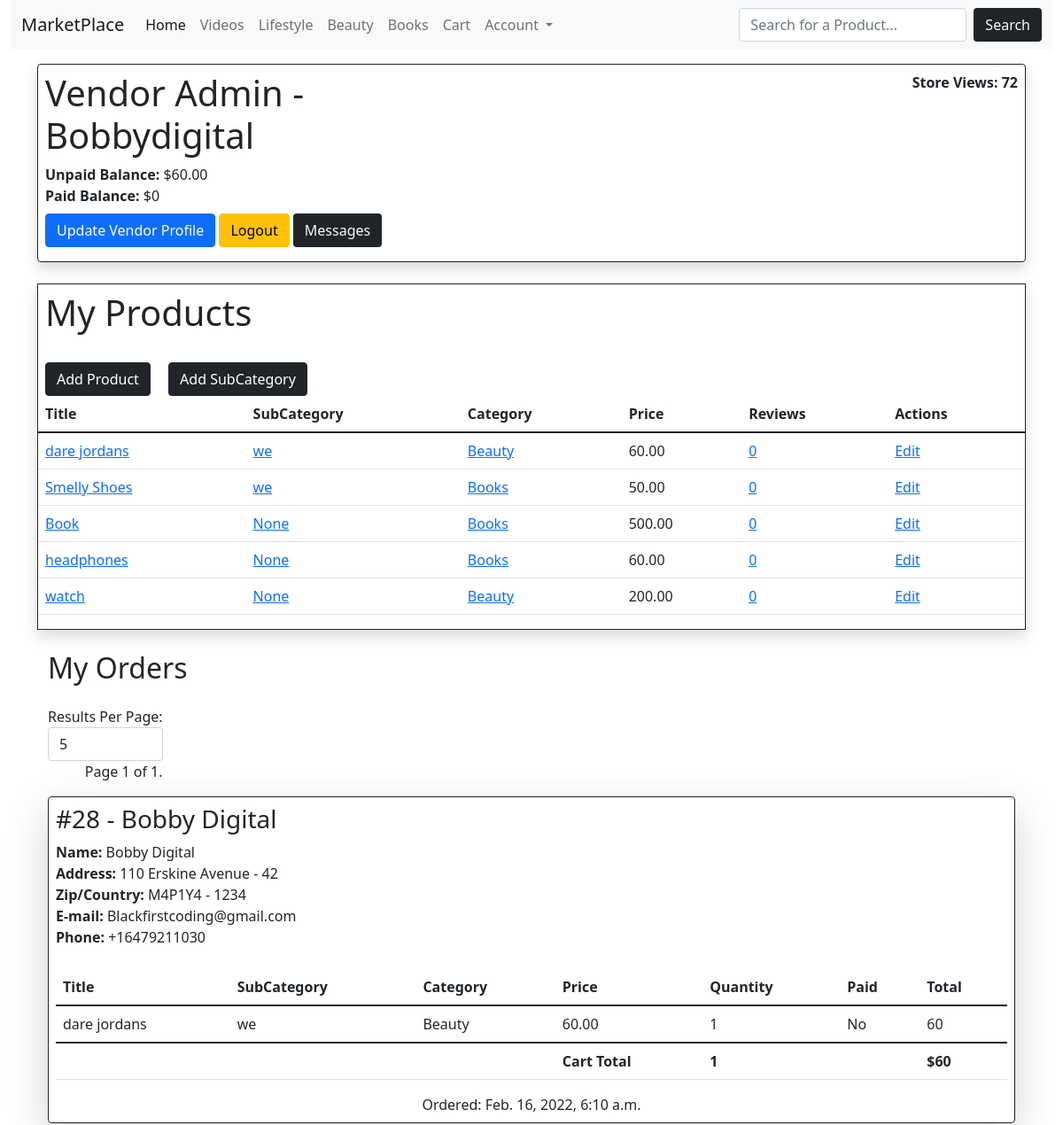
The page /vendors/admin/ (signed in, upper part) on the database as committed earlier.
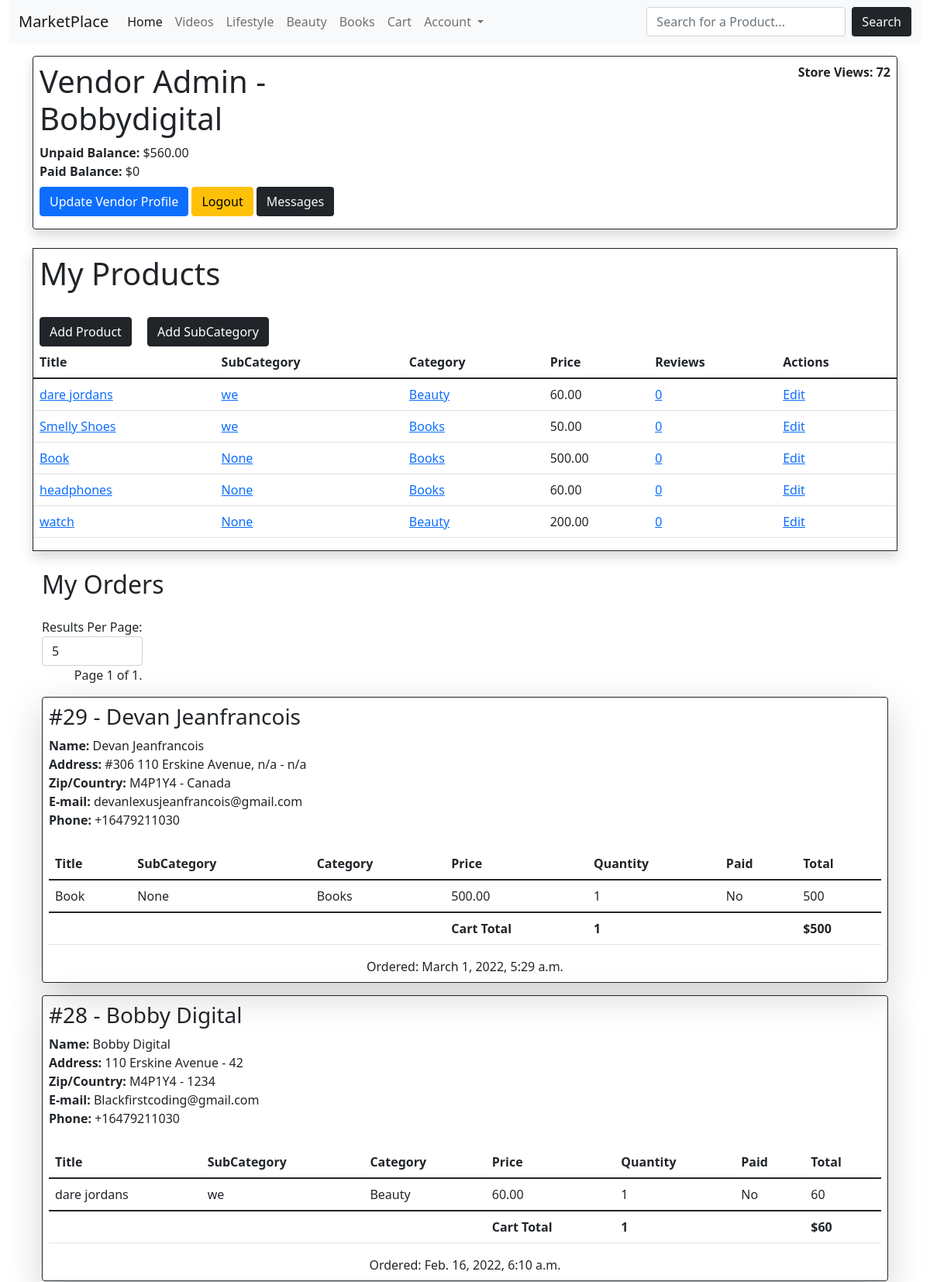
The same page on the database as committed later.
### product/models.py (models this page shows, shortened)
class Category(models.Model):
	title = models.CharField(max_length=255)
	slug = models.SlugField(max_length=255)
	ordering = models.IntegerField(default=0)
	class Meta:
		ordering = ['ordering']
	def __str__(self):
		return self.title

class Product(models.Model):
	category = models.ForeignKey(Category, related_name='products', on_delete=models.CASCADE,blank=True, null=True)
	subcategory = models.ForeignKey(SubCategory, related_name='products', on_delete=models.CASCADE,blank=True, null=True)
	vendor = models.ForeignKey(Vendor, related_name = 'products', on_delete=models.CASCADE)
	title = models.CharField(max_length=255)
	slug = models.SlugField(max_length=255)
	description = models.TextField(blank=True, null=True)
	price = models.DecimalField(max_digits=6, decimal_places=2)
	created = models.DateTimeField(auto_now=True, auto_now_add=False)
	date_added = models.DateTimeField(auto_now_add=True, auto_now=False)
	image = models.ImageField(upload_to='uploads/', blank=True,null=True)
	thumbnail = models.ImageField(upload_to='uploads/', blank=True, null=True)
	class Meta:
		ordering = ['-date_added']

class SubCategory(models.Model):
	title = models.CharField(max_length=255)
	slug = models.SlugField(max_length=255, blank=True, null=True)
	ordering = models.IntegerField(default=0)
	vendor = models.ForeignKey(Vendor,related_name='subcategory', verbose_name='Vendor', on_delete=models.CASCADE, blank=True, null=True)
	class Meta:
		ordering = ['ordering']
	def __str__(self):
		return self.title

### vendor/models.py (models this page shows, shortened)
class Vendor(models.Model):
	owner = models.OneToOneField(User, related_name='vendor', on_delete=models.CASCADE)
	title = models.CharField(max_length=255,verbose_name='Store/Vendor Title')
	email = models.CharField(max_length=255, verbose_name='E-mail', blank=True,null=True)
	description = models.TextField(max_length=500,blank=True, null=True,verbose_name="Description")
	created = models.DateTimeField(auto_now_add=True, auto_now=False)
	updated = models.DateTimeField(auto_now_add=False, auto_now=True)
	views = models.IntegerField(default=0)
	city = models.CharField(max_length=255, blank=True, null=True, verbose_name="City")
	state = models.CharField(max_length=255,blank=True, null=True, verbose_name="State/Province")
	address1 = models.CharField(max_length=255, blank=True, null=True, verbose_name="Address Line 1")
	address2 = models.CharField(max_length=255, blank=True, null=True, verbose_name="Address Line 2")
	zipcode = models.CharField(max_length=8, blank=True, null=True, verbose_name='Zip/Postal Code')
	class Meta:
		ordering = ['title']
	def get_unpaid_balance(self):
		items = self.items.filter(vendor_paid=False,order__vendors__in=[self.id])
		return sum((item.product.price * item.quantity) for item in items)
	def get_paid_balance(self):
		items = self.items.filter(vendor_paid=True,order__vendors__in=[self.id])
		return sum((item.product.price * item.quantity) for item in items)

### order/models.py (models this page shows, shortened)
class OrderItem(models.Model):
	order = models.ForeignKey(Order, related_name="items", on_delete=models.CASCADE)
	product = models.ForeignKey(Product,related_name="items", on_delete=models.CASCADE)
	vendor = models.ForeignKey(Vendor, related_name="items", on_delete=models.CASCADE)
	vendor_paid = models.BooleanField(default=False)
	price = models.DecimalField(max_digits=8, decimal_places=2)
	quantity = models.IntegerField(default=1)
	def get_total_price(self):
		return int(self.price * self.quantity)

class Order(models.Model):
	first_name = models.CharField(max_length=50)
	last_name = models.CharField(max_length=50)
	email = models.EmailField(max_length=50)
	phone = PhoneField()
	address1 = models.CharField(max_length=100)
	address2 = models.CharField(max_length=100)
	state = models.CharField(max_length=30)
	zipcode = models.CharField(max_length=6 )
	city = models.CharField(max_length=30)
	country = models.CharField(max_length=30)
	confirmed = models.BooleanField(default=False)
	created_at = models.DateTimeField(auto_now_add=True, auto_now=False)
	paid_amount = models.DecimalField(max_digits=8, decimal_places=2)
	vendors = models.ManyToManyField(Vendor,related_name="orders")
	user = models.ForeignKey(User,related_name='orders',on_delete=models.CASCADE, blank=True, null=True)
	pay_option = models.CharField(max_length=10)
	invoice_id = models.CharField(max_length=30)
	class Meta:
		ordering = ['-created_at']
	@property
	def get_cart_total(self):
		orderitems = self.items.all()
		total = sum([item.get_total_price() for item in orderitems])
		return total
	@property
	def get_cart_items(self):
		orderitems = self.items.all()
		total = sum([item.quantity for item in orderitems])
		return total

### vendor/views.py (the view)
# urls.py: path('admin/',views.vendorAdmin,name='vendorAdmin'),
@login_required
def vendorAdmin(request):
	perPage = request.GET.get('perPage',5)
	resForm = ResultForm(initial={'perPage':perPage})
	vendor = request.user.vendor
	products = vendor.products.all()
	orders = vendor.orders.all()
	paginator = Paginator(orders,perPage)
	page_number = request.GET.get('page')
	page_obj = paginator.get_page(page_number)
	for order in orders:
		order.vendor_amount = 0
		order.vendor_paid_amount = 0
		order.fully_paid = True
		for item in order.items.all():
			if item.vendor == request.user.vendor:
				if item.vendor_paid:
					order.vendor_paid_amount += item.get_total_price()
				else:
					order.vendor_amount += item.get_total_price()
					order.fully_paid = False
	context = { 'vendor':vendor,
				'products':products,
				'page_obj':page_obj,
				'resForm':resForm,
				}
	return render(request,'vendor/admin.html',context)

### cart/forms.py
class ResultForm(forms.Form):
	perPage = forms.MultipleChoiceField(choices=((5, ("5")),
	                                        (10, ("10")),
	                                        (25, ("25")),
	                                        (50, ("50")),
	                                        (100, ("100"))),
	                                required=False, label='Results Per Page:',
	                                widget = forms.Select(attrs = {'onchange' : "Result();"}))

### cart/cart.py (called while the page is built)
	def __len__(self):
		return sum(item['quantity'] for item in self.cart.values())

### cart/context_processors.py (called while the page is built)
def cart(request):
	return ({'cart':Cart(request)})

### product/context_processors.py (called while the page is built)
def menu_categories(request):
	categories = Category.objects.all()
	return {'menu_categories':categories}

def vendor_categories(request):
	pattern = r"\/vendors\/(\d+)"
	result = re.match(pattern, request.path)
	if result:
		print(result, result.group())
		vendor = result.group(1)
		print(vendor)
		vendor_categories = SubCategory.objects.filter(vendor=vendor)
		print(vendor_categories)
		return {'vendor_categories':vendor_categories}
	else:
		return {'vendor_categories':''}

### vendor/templates/vendor/admin.html (shortened to what this page needs)
{% extends 'site/main.html' %}
{% load crispy_forms_tags %}
{% block content %}
<div class="border border-dark shadow rounded my-3 p-2">
	<div class="row">
		<div class="col">
			<h1 class='display-6'> Vendor Admin - {{ vendor.title  }}</h1>
			<strong>Unpaid Balance:</strong> ${{vendor.get_unpaid_balance}}<br>
			<strong>Paid Balance:</strong> ${{vendor.get_paid_balance}}<br>
			<div class="my-2">
			<a class="btn btn-primary"href="{% url 'vendorEdit' %}">Update Vendor Profile</a>
			<a class="btn btn-warning"href="{% url 'vendor_logout' %}">Logout</a>
			<a class="btn bg-dark text-light justify-content-end" href="{% url 'vendorInbox' %}">Messages</a>
			</div>
		</div>
		<div class="col">
			<p class="text-end"><strong>Store Views: {{vendor.views}}</strong></p>
		</div>
	</div>
</div>
<div class="border border-dark shadow border-round mt-4">
	<h2 class='mb-4 p-2 display-6 '> My Products </h1>
		<a class="btn btn-dark mx-2" href="{% url 'addProduct' %}">Add Product</a>
		<a id="subcategoryButton" class="btn btn-dark mx-2" href="{% url 'addSubCategory' %}">Add SubCategory</a>
		{% if products %}
		<table class="table is-fullwidth">
			<thead>
				<tr>
					<th>Title </th>
					<th>SubCategory</th>
					<th>Category </th>
					<th>Price</th>
					<th>Reviews</th>
					<th>Actions</th>
				</tr>
			</thead>
			<tbody>
				{% for product in products %}
				<tr>
					<td><a href="{% url 'productDetail' product.category.slug product.slug %}">{{product.title}}</a></td>
					<td><a href="{% url 'productDetail' product.category.slug product.slug %}">{{product.subcategory}}</a></td>
					<td><a href="{% url 'productCategory' product.category.slug %}">{{product.category}}</a></td>
					<td>{{product.price}}</td>
					<td><a href="">{{ product.productReviews.all.count }}</a></td>
					<td><a href="{% url 'updateProduct' product.id %}">Edit</a></td>
				</tr>
				{% endfor %}
			</tbody>
		</table>
		{% else %}
		<p>You haven't listed any yet!</p>
		{% endif %}
</div>
<div class='container'>
	<h2 class='my-4'>My Orders</h2>
<div class="pagination">
    <span class="step-links">
        	<form id="results" method="GET" action="">
        		{{ resForm|crispy }}
        	</form>
			        <span class="current d-flex justify-content-end">
            Page {{ page_obj.number }} of {{ page_obj.paginator.num_pages }}.
        </span>
    </span>
</div>
	<div id="order-wrapper">
   		 {% for order in page_obj %}
    		{% include 'order/orderComponent.html' %}
		{% endfor %}
	</div>
</div>
{% endblock %}

### base/templates/site/navbar.html (shortened to what this page needs)
<nav class="navbar navbar-expand-lg navbar-light bg-light">
  <div class="container-fluid">
    <a class="navbar-brand" href="/">MarketPlace</a>
    <div class="collapse navbar-collapse" id="navbarNav">
      <ul class="navbar-nav me-auto mb-2 mb-lg-0">
        <li class="nav-item">
          <a class="nav-link active" aria-current="page" href="/">Home</a>
        </li>
        {% for category in menu_categories %}
        <li class="nav-item">
          <a class="nav-link" href="{% url 'productCategory' category.slug %}">{{category}}</a>
        </li>
        {% endfor %}
        <li class="nav-item">
          <a href="{% url 'cart' %}" class="nav-link">Cart{% if cart %}({{cart|length}}){% endif %}</a>
        </li>
          <li class="nav-item dropdown">
          <a class="nav-link dropdown-toggle" href="#" id="navbarDarkDropdownMenuLink" role="button" data-bs-toggle="dropdown" aria-expanded="false">
            Account
          </a>
        </li>
      </ul>
        <form class="d-flex"method="GET" action="{% url 'search' %}">
            <input class="form-control me-2" type="text" class="input" placeholder="Search for a Product..." name="query">
            <button class="btn bg-dark text-light" type="submit" >Search</button>
        </form>
    </div>
  </div>
</nav>

### order/templates/order/orderComponent.html
  <div class="{% if order.fully_paid %}bg-success{% else %}bg-mute{% endif %} border border-1 border-dark shadow-lg rounded my-3 p-2">
        <div class="row">
          <div class="col">
            <h3>#{{order.id}} - {{order.first_name}} {{order.last_name}}</h3>
          </div>
          <div>
            <b>Name: </b>{{order.first_name}} {{order.last_name}}
            <br>
            <b>Address: </b>{{order.address1}} - {{order.address2}}
            <br>
            <b>Zip/Country: </b>{{order.zipcode}} - {{order.country}}
            <br>
            <b>E-mail: </b>{{order.email}}
            <br>
            <b>Phone: </b>{{order.phone}}
            <div class="table-responsive">
              <table class="table mt-4">
                <thead>
                  <tr>
                    <th scope="col">Title</th>
                    <th scope="col">SubCategory</th>
                    <th scope="col">Category</th>
                    <th scope="col">Price</th>
                    <th scope="col">Quantity</th>
                    <th scope="col" >Paid</th>
                    <th scope="col">Total</th>
                  </tr>
                </thead>
                <tbody>
                  {% for item in order.items.all %}
                    <tr>
                        <td>{{item.product.title}}</td>
                        <td>{{item.product.subcategory}}</td>
                        <td>{{item.product.category}}</td>
                        <td>{{item.product.price}}</td>
                        <td>{{item.quantity}}</td>
                        {% if item.vendor == request.user.vendor %}
                        <td>{{item.vendor_paid|yesno:"Yes,No"}}</td>
                        {% else %}
                        <td>N/A</td>
                        {% endif %}
                        <td>{{item.get_total_price}}</td>
                      </tr>
                  {% endfor %}
                </tbody>
               <tfoot>
            <tr>
             <td></td>
              <td></td>
              <td></td>
              <td><strong>Cart Total</strong></td>
              <td><strong>{{ order.get_cart_items }}</strong></td>
              <td></td>
              <td colspan="2"><strong>${{ order.get_cart_total }}</strong></td>
            </tr>
          </tfoot>
              </table>
            </div>
            <span class="d-flex justify-content-center">Ordered: {{order.created_at}}</span>
          </div>
        </div>
      </div>

Rows that differ between the two databases and show on the page:
computed for Vendor "Bobbydigital": get_unpaid_balance "60.00" → "560.00"
added Order: id "29", first_name "Devan", last_name "Jeanfrancois", address1 "#306 110 Erskine Avenue, n/a", address2 "n/a", zipcode "M4P1Y4", country "Canada", email "devanlexusjeanfrancois@gmail.com", phone "+16479211030", get_cart_items "1", get_cart_total "500", created_at "March 1, 2022, 5:29 a.m."
added OrderItem: product "Book", product.subcategory "None", product.category "Books", product.price "500.00", quantity "1", vendor_paid "No", get_total_price "500", shown under "29"
